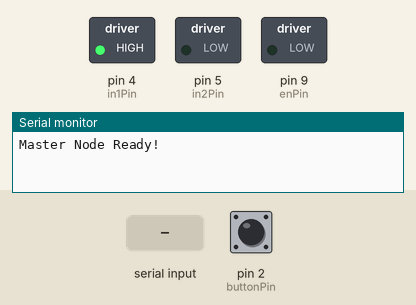
Simulated run of this sketch. Board: Arduino Uno, built with avr-gcc and run on an emulated ATmega328P. Shown: switched loads named in the sketch (green lamp = pin HIGH), the last lines printed to the serial monitor. The test bench sets the inputs (shaded band); at power-on: pin 2 (buttonPin) LOW.

Above: at 1.2 s.
1.3 s: "90,45\n" received over the second serial link
At 2.5 s:
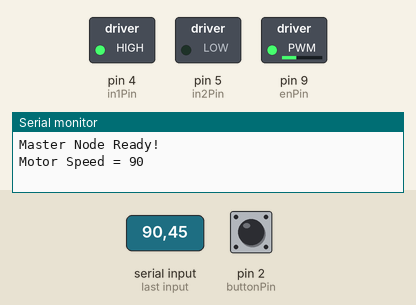
2.8 s: "30,150\n" received over the second serial link
At 3.7 s:
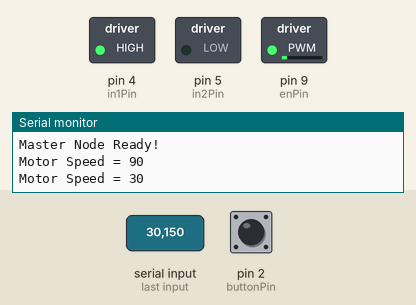
4.3 s: "200\n" received over the second serial link
At 4.8 s:
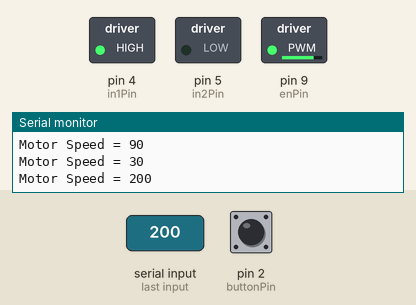
7.4 s: "90\n" received over the second serial link
At 8.4 s:
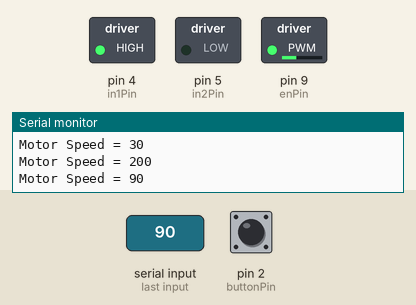
Timing chart, 0 to 9.9 s (numbered marks = the images above; inputs shaded):
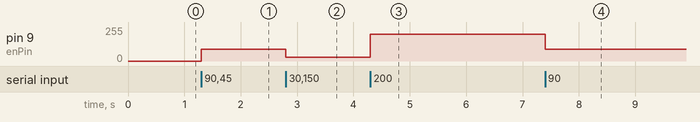

The sketch:

Master_Node.ino
```cpp
#include <SoftwareSerial.h>

// RX = Pin 10 (接 HC-05 TXD), TX = Pin 11 (接 HC-05 RXD)
SoftwareSerial BTSerial(10, 11);

const int buttonPin = 2; // 按鈕腳位
const int enPin = 9;     // L293D 1,2EN (PWM 轉速控制)
const int in1Pin = 4;    // L293D 1A
const int in2Pin = 5;    // L293D 2A

bool lastButtonState = LOW;

void setup() {
  pinMode(buttonPin, INPUT);
  pinMode(enPin, OUTPUT);
  pinMode(in1Pin, OUTPUT);
  pinMode(in2Pin, OUTPUT);

  // 設定馬達固定正轉方向，初始速度為 0
  digitalWrite(in1Pin, HIGH);
  digitalWrite(in2Pin, LOW);
  analogWrite(enPin, 0);

  Serial.begin(9600);
  BTSerial.begin(9600); // 一般通訊模式鮑率為 9600
  Serial.println("Master Node Ready!");
}

void loop() {
  // 【發送端：Master -> Slave】偵測按鈕狀態改變時，傳送 '1' 或 '0' 控制 B 的 LED
  bool currentButtonState = digitalRead(buttonPin);
  if (currentButtonState != lastButtonState) {
    if (currentButtonState == HIGH) {
      BTSerial.println("1");
      Serial.println("Button Pressed -> Turn ON Slave LED");
    } else {
      BTSerial.println("0");
      Serial.println("Button Released -> Turn OFF Slave LED");
    }
    delay(30); // 防彈跳
  }
  lastButtonState = currentButtonState;

  // 【接收端：Slave -> Master】讀取 B 傳來的可變電阻轉速值 (0~255) 控制馬達
  if (BTSerial.available() > 0) {
    String data = BTSerial.readStringUntil('\n');
    data.trim();
    if (data.length() > 0) {
      int motorSpeed = data.toInt();
      motorSpeed = constrain(motorSpeed, 0, 255); // 限制在合法 PWM 範圍

      analogWrite(enPin, motorSpeed);

      Serial.print("Motor Speed = ");
      Serial.println(motorSpeed);
    }
  }
}
```

Measured:
- after the input at 1.3 s, pin 9 (enPin): 0/255 → 90/255 at once
- after the input at 2.8 s, pin 9 (enPin): 90/255 → 30/255 at once
- after the input at 4.3 s, pin 9 (enPin): 30/255 → 200/255 at once
- after the input at 7.4 s, pin 9 (enPin): 200/255 → 90/255 at once
